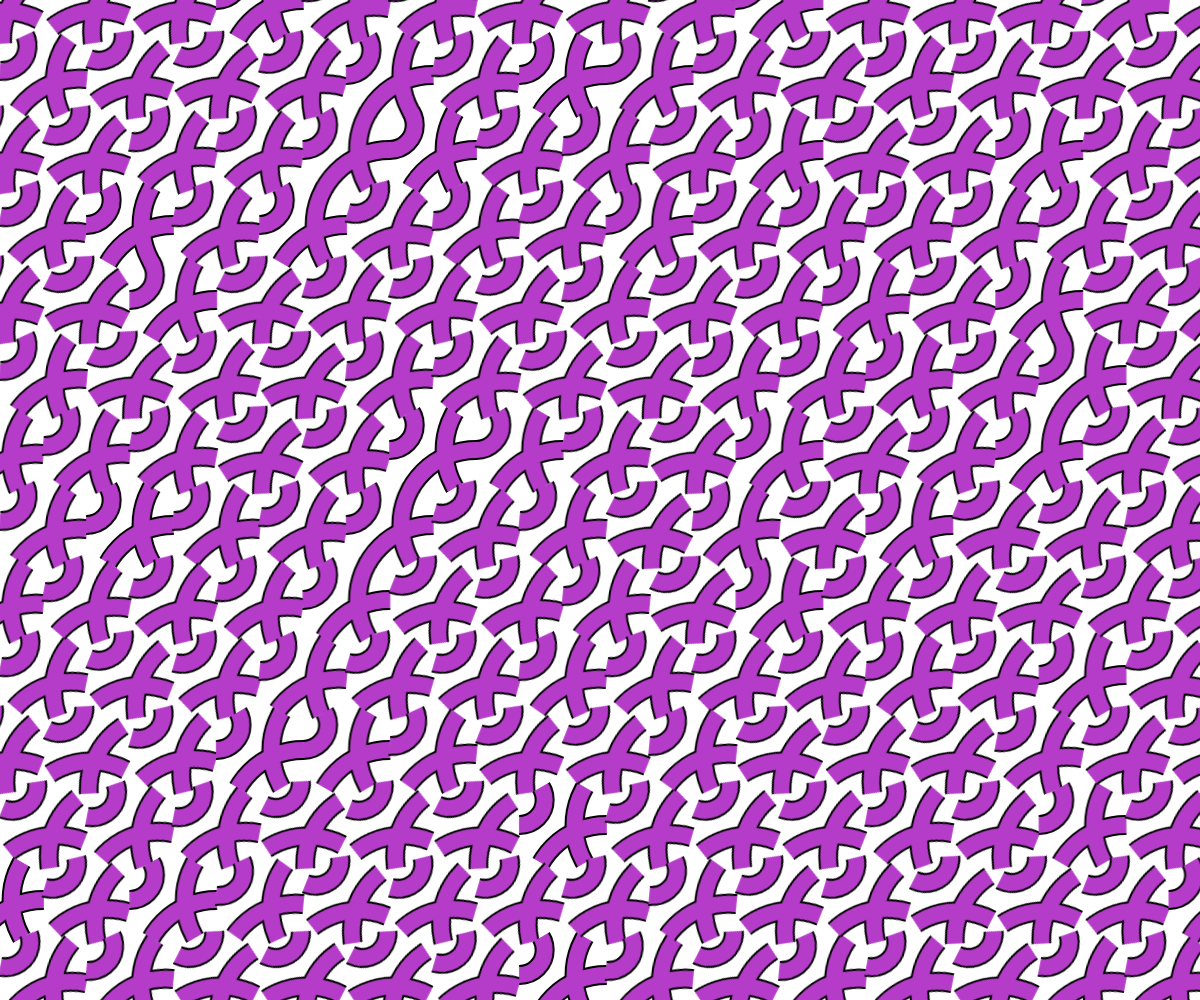
Frame 1 (no input)
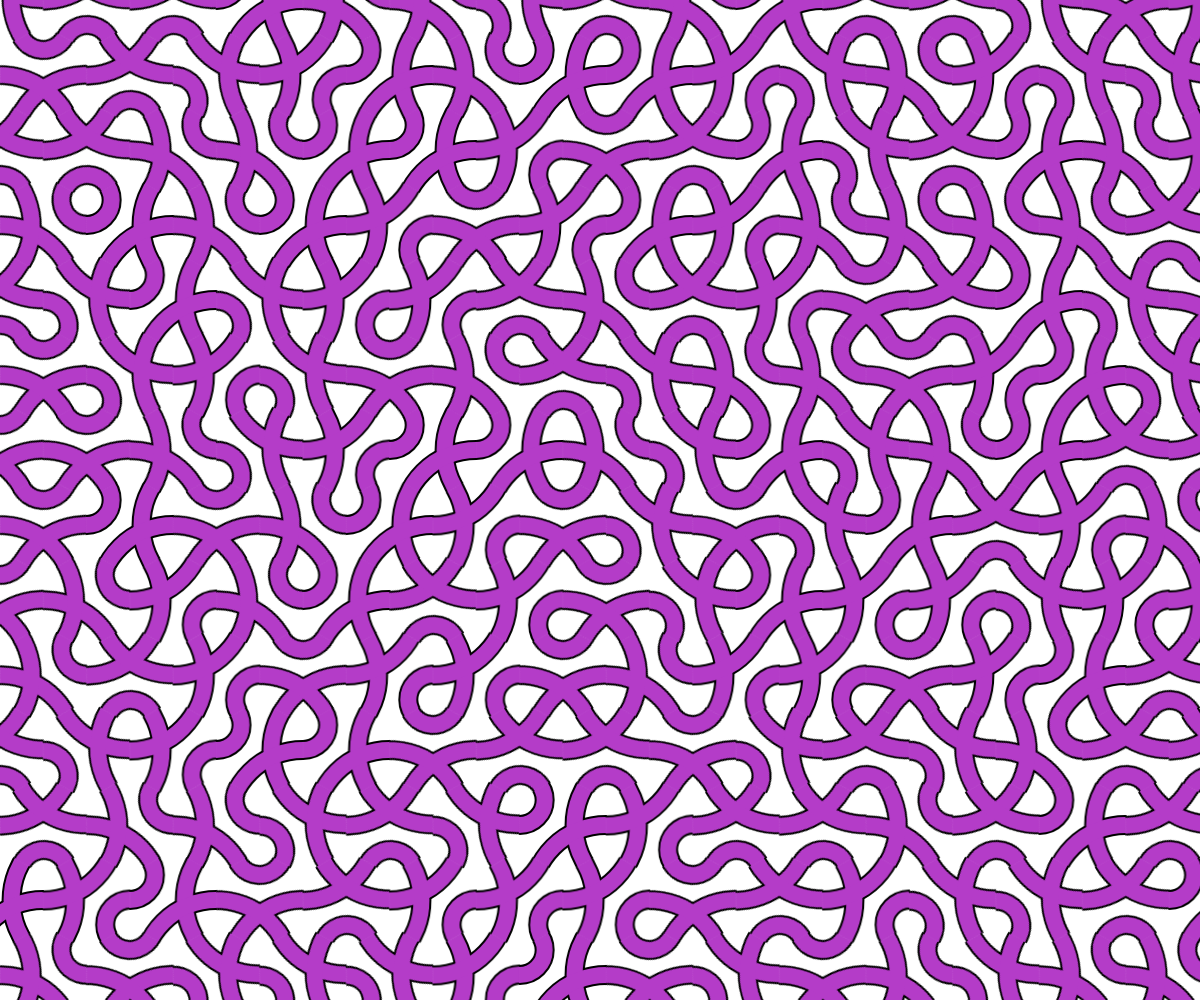
Frame 60 (no input)
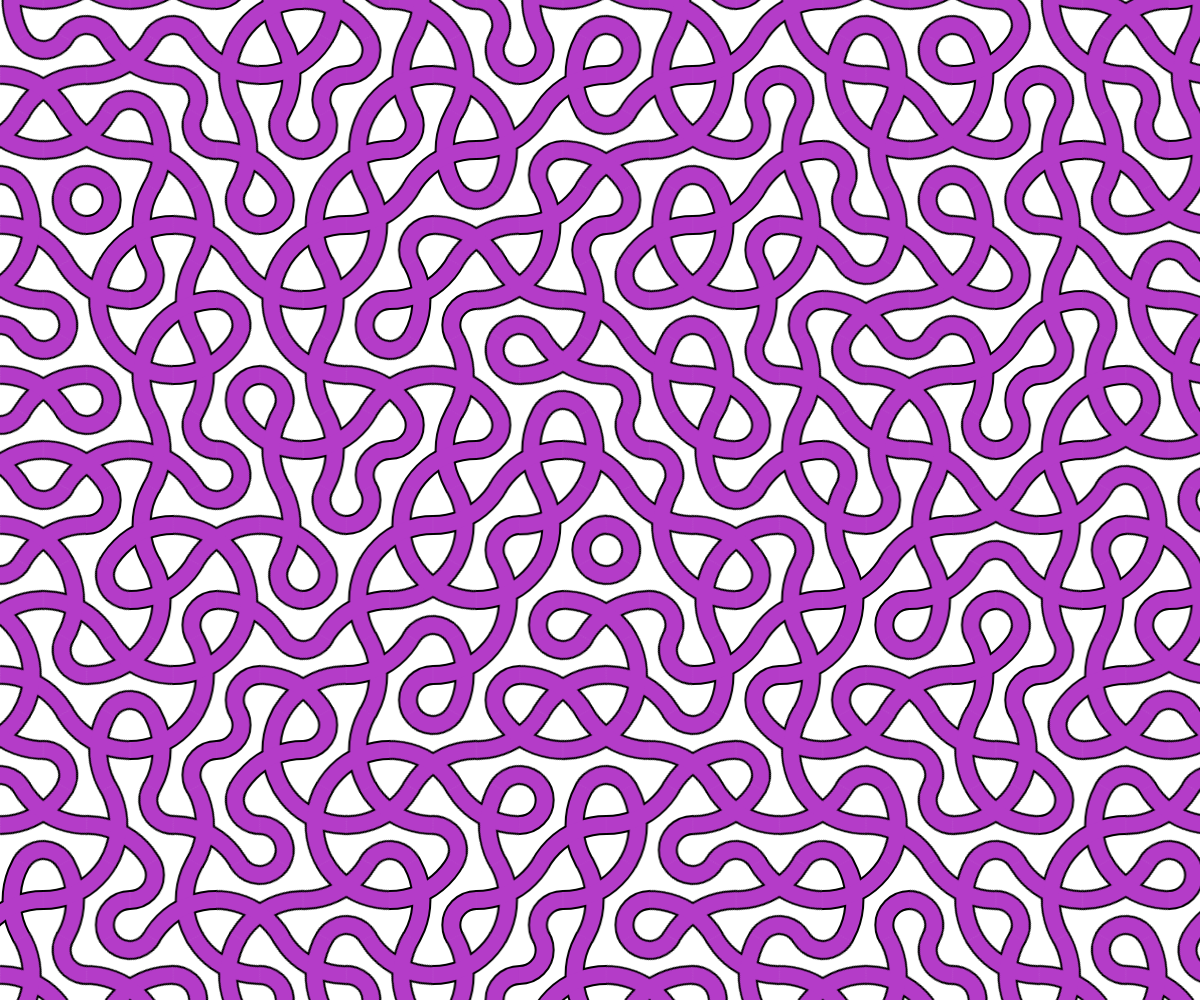
Frame 120 (the mouse pressed at the canvas centre since frame 60)

The p5.js sketch that drew these frames (run headless with seeded random() and noise() and a simulated clock; from frame 60 on, the mouse is pressed at the canvas centre):

// p5.js sketch
// ── sketch.js
/******************
Code by Vamoss
Original code link:
https://www.openprocessing.org/sketch/744884

Author links:
http://vamoss.com.br
http://twitter.com/vamoss
http://github.com/vamoss
******************/

//Original inspiration
//https://twitter.com/AidaInma/status/1161205965305393154

const radius = 50;
const altitude = (Math.sqrt(3) / 2) * radius;
let hexagons, hexagonPattern, rotations;
let changed = -1;

function setup() {
  createCanvas(windowWidth, windowHeight);

  let hexagonMask = createGraphics(radius * 2, radius * 2);
  hexagonMask.beginShape();
  for (let a = 0; a < TWO_PI; a += TWO_PI / 6) {
    let x = sin(a) * radius + radius;
    let y = cos(a) * radius + radius;
    hexagonMask.vertex(x, y);
  }
  hexagonMask.endShape();

  let hexagonLines = createGraphics(radius * 2, radius * 2);
  hexagonLines.noFill();
  hexagonLines.strokeWeight(20);
  hexagonLines.ellipse(radius - altitude, radius - radius / 2, radius, radius);
  hexagonLines.ellipse(radius + altitude * 2, radius, radius * 3, radius * 3);
  hexagonLines.ellipse(
    radius + altitude,
    radius + radius * 1.5,
    radius * 3,
    radius * 3
  );
  hexagonLines.strokeWeight(16);
  hexagonLines.stroke(180, 60, 200);
  hexagonLines.ellipse(radius - altitude, radius - radius / 2, radius, radius);
  hexagonLines.ellipse(radius + altitude * 2, radius, radius * 3, radius * 3);
  hexagonLines.ellipse(
    radius + altitude,
    radius + radius * 1.5,
    radius * 3,
    radius * 3
  );

  hexagonPattern = createGraphics(radius * 2, radius * 2);
  hexagonPattern.image(hexagonMask, 0, 0);
  hexagonPattern.drawingContext.globalCompositeOperation = "source-in";
  hexagonPattern.image(hexagonLines, 0, 0);

  rotations = [];
  hexagons = [];
  for (let x = -radius; x < width; x += altitude * 2) {
    let rowCount = 0;
    for (let y = -radius; y < height; y += radius * 1.5) {
      hexagons.push({
        x: x + (rowCount % 2 == 0 ? 0 : altitude),
        y: y,
        rotation: 0,
      });
      rotations.push((TWO_PI / 6) * floor(random(6)));
      rowCount++;
    }
  }
}

function draw() {
  background(255);
  hexagons.forEach((hexagon, index) => {
    hexagon.rotation += (rotations[index] - hexagon.rotation) * 0.09;
    push();
    translate(hexagon.x + radius, hexagon.y + radius);
    rotate(hexagon.rotation);
    translate(-(hexagon.x + radius), -(hexagon.y + radius));
    image(hexagonPattern, hexagon.x, hexagon.y);
    pop();
  });
}

function findClosest() {
  let closest = 0;
  let closestDistance = 9999;
  hexagons.forEach((hexagon, index) => {
    let d = dist(mouseX, mouseY, hexagon.x + radius, hexagon.y + radius);
    if (d < closestDistance) {
      closestDistance = d;
      closest = index;
    }
  });
  return closest;
}

function mousePressed() {
  changed = findClosest();
  rotations[changed] += TWO_PI / 6;
}

function mouseMoved() {
  let tempChanged = findClosest();
  if (changed != tempChanged) {
    changed = tempChanged;
    rotations[changed] += TWO_PI / 6;
  }
}
